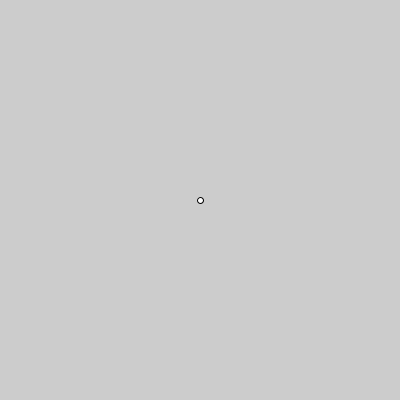
Frame 1 (no input)
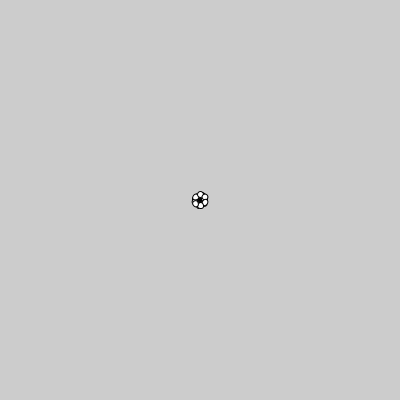
Frame 60 (the mouse pressed at the canvas centre just before this capture)
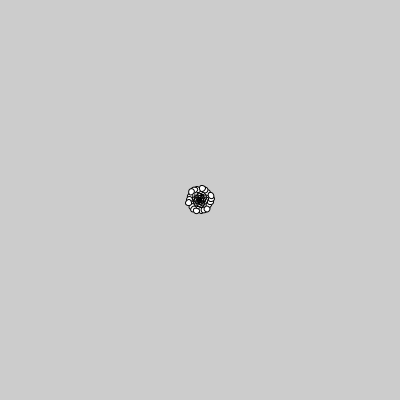
Frame 120 (the mouse held since frame 60 and released just before this capture)

The Processing sketch that drew these frames (run headless with seeded random() and noise(); from frame 60 on, the mouse is pressed at the canvas centre):

// Processing sketch: arrays00
// ── arrays00.pde
// UNA FIGURA EN ROTACION
float angle; // angulo de rotacion
float x, y, d; // coordenadas y diametro

void setup() {
  size(400, 400);
  x = 0;
  y = 0;
  d = (int)random(10);
}

void draw() {
  //background(0);
  // transformada 2d
  pushMatrix();
  // desplaza (0,0) al centro de pantalla
  translate(width/2, height/2);
  rotate(angle);
  // rota el dibujo el angulo establecido en funcion del (0,0)
  ellipse(x, y, d, d);
  angle+=1;
  x = x + 0.1;
  popMatrix();
}
